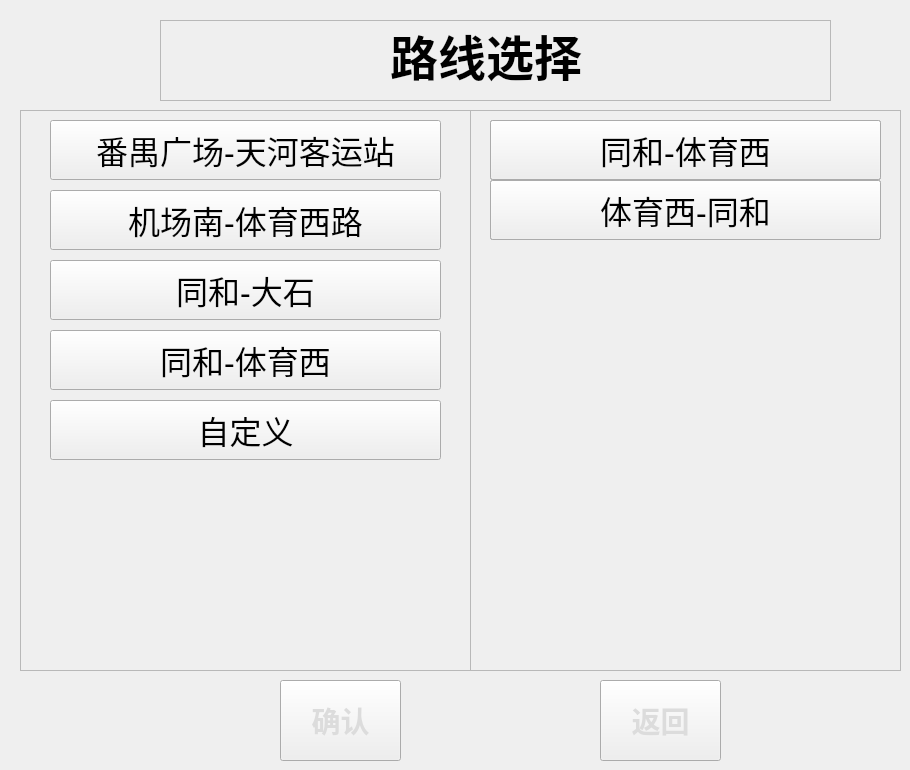
   <widget class="QWidget" name="tab_6">
    <property name="styleSheet">
     <string notr="true">QWidget#tab_6{
	background-color: rgb(173, 181, 178);
}
</string>
    </property>
    <attribute name="title">
     <string>页</string>
    </attribute>
    <widget class="QFrame" name="frame_20">
     <property name="geometry">
      <rect>
       <x>160</x>
       <y>20</y>
       <width>671</width>
       <height>81</height>
      </rect>
     </property>
     <property name="frameShape">
      <enum>QFrame::StyledPanel</enum>
     </property>
     <property name="frameShadow">
      <enum>QFrame::Raised</enum>
     </property>
     <widget class="QLabel" name="label_14">
      <property name="geometry">
       <rect>
        <x>230</x>
        <y>0</y>
        <width>211</width>
        <height>71</height>
       </rect>
      </property>
      <property name="font">
       <font>
        <family>Agency FB</family>
        <pointsize>26</pointsize>
        <weight>75</weight>
        <bold>true</bold>
       </font>
      </property>
      <property name="text">
       <string>&lt;html&gt;&lt;head/&gt;&lt;body&gt;&lt;p&gt;&lt;span style=&quot; font-size:36pt;&quot;&gt;路线选择&lt;/span&gt;&lt;/p&gt;&lt;/body&gt;&lt;/html&gt;</string>
      </property>
     </widget>
    </widget>
    <widget class="QPushButton" name="pushButton_broadcast_back_5">
     <property name="geometry">
      <rect>
       <x>600</x>
       <y>680</y>
       <width>121</width>
       <height>81</height>
      </rect>
     </property>
     <property name="font">
      <font>
       <family>Agency FB</family>
       <pointsize>22</pointsize>
       <weight>75</weight>
       <bold>true</bold>
      </font>
     </property>
     <property name="styleSheet">
      <string notr="true">QPushButton
{
	border-image: url(:/button_normal.png);
	color: rgb(220, 220, 220);
}

QPushButton::pressed
{
	color: rgb(220, 220, 220);
	border-image: url(:/yellow_square.png);
}</string>
     </property>
     <property name="text">
      <string>返回</string>
     </property>
    </widget>
    <widget class="QFrame" name="frame_19">
     <property name="geometry">
      <rect>
       <x>20</x>
       <y>110</y>
       <width>451</width>
       <height>561</height>
      </rect>
     </property>
     <property name="frameShape">
      <enum>QFrame::StyledPanel</enum>
     </property>
     <property name="frameShadow">
      <enum>QFrame::Raised</enum>
     </property>
     <widget class="QPushButton" name="pushButton_choose_line_9">
      <property name="geometry">
       <rect>
        <x>30</x>
        <y>290</y>
        <width>391</width>
        <height>60</height>
       </rect>
      </property>
      <property name="font">
       <font>
        <pointsize>24</pointsize>
       </font>
      </property>
      <property name="text">
       <string>自定义</string>
      </property>
     </widget>
     <widget class="QPushButton" name="pushButton_choose_route_1">
      <property name="geometry">
       <rect>
        <x>30</x>
        <y>10</y>
        <width>391</width>
        <height>60</height>
       </rect>
      </property>
      <property name="font">
       <font>
        <pointsize>24</pointsize>
       </font>
      </property>
      <property name="text">
       <string>番禺广场-天河客运站</string>
      </property>
     </widget>
     <widget class="QPushButton" name="pushButton_choose_route_2">
      <property name="geometry">
       <rect>
        <x>30</x>
        <y>80</y>
        <width>391</width>
        <height>60</height>
       </rect>
      </property>
      <property name="font">
       <font>
        <pointsize>24</pointsize>
       </font>
      </property>
      <property name="text">
       <string>机场南-体育西路</string>
      </property>
     </widget>
     <widget class="QPushButton" name="pushButton_choose_route_3">
      <property name="geometry">
       <rect>
        <x>30</x>
        <y>150</y>
        <width>391</width>
        <height>60</height>
       </rect>
      </property>
      <property name="font">
       <font>
        <pointsize>24</pointsize>
       </font>
      </property>
      <property name="text">
       <string>同和-大石</string>
      </property>
     </widget>
     <widget class="QPushButton" name="pushButton_choose_route_4">
      <property name="geometry">
       <rect>
        <x>30</x>
        <y>220</y>
        <width>391</width>
        <height>60</height>
       </rect>
      </property>
      <property name="font">
       <font>
        <pointsize>24</pointsize>
       </font>
      </property>
      <property name="text">
       <string>同和-体育西</string>
      </property>
     </widget>
    </widget>
    <widget class="QPushButton" name="pushButton_choose_line_affirm">
     <property name="geometry">
      <rect>
       <x>280</x>
       <y>680</y>
       <width>121</width>
       <height>81</height>
      </rect>
     </property>
     <property name="font">
      <font>
       <family>Agency FB</family>
       <pointsize>22</pointsize>
       <weight>75</weight>
       <bold>true</bold>
      </font>
     </property>
     <property name="styleSheet">
      <string notr="true">QPushButton
{
	border-image: url(:/button_normal.png);
	color: rgb(220, 220, 220);
}

QPushButton::pressed
{
	color: rgb(220, 220, 220);
	border-image: url(:/yellow_square.png);
}</string>
     </property>
     <property name="text">
      <string>确认</string>
     </property>
    </widget>
    <widget class="QFrame" name="frame_31">
     <property name="geometry">
      <rect>
       <x>470</x>
       <y>110</y>
       <width>431</width>
       <height>561</height>
      </rect>
     </property>
     <property name="frameShape">
      <enum>QFrame::StyledPanel</enum>
     </property>
     <property name="frameShadow">
      <enum>QFrame::Raised</enum>
     </property>
     <widget class="QPushButton" name="pushButton_choose_line_2">
      <property name="geometry">
       <rect>
        <x>20</x>
        <y>10</y>
        <width>391</width>
        <height>60</height>
       </rect>
      </property>
      <property name="font">
       <font>
        <pointsize>24</pointsize>
       </font>
      </property>
      <property name="text">
       <string>番禺广场-天河客运站</string>
      </property>
     </widget>
     <widget class="QPushButton" name="pushButton_choose_line_1">
      <property name="geometry">
       <rect>
        <x>20</x>
        <y>70</y>
        <width>391</width>
        <height>60</height>
       </rect>
      </property>
      <property name="font">
       <font>
        <pointsize>24</pointsize>
       </font>
      </property>
      <property name="text">
       <string>天河客运站-番禺广场</string>
      </property>
     </widget>
     <widget class="QPushButton" name="pushButton_choose_line_3">
      <property name="geometry">
       <rect>
        <x>20</x>
        <y>10</y>
        <width>391</width>
        <height>60</height>
       </rect>
      </property>
      <property name="font">
       <font>
        <pointsize>24</pointsize>
       </font>
      </property>
      <property name="text">
       <string>机场南-体育西路</string>
      </property>
     </widget>
     <widget class="QPushButton" name="pushButton_choose_line_4">
      <property name="geometry">
       <rect>
        <x>20</x>
        <y>70</y>
        <width>391</width>
        <height>60</height>
       </rect>
      </property>
      <property name="font">
       <font>
        <pointsize>24</pointsize>
       </font>
      </property>
      <property name="text">
       <string>体育西路-机场南</string>
      </property>
     </widget>
     <widget class="QPushButton" name="pushButton_choose_line_5">
      <property name="geometry">
       <rect>
        <x>20</x>
        <y>10</y>
        <width>391</width>
        <height>60</height>
       </rect>
      </property>
      <property name="font">
       <font>
        <pointsize>24</pointsize>
       </font>
      </property>
      <property name="text">
       <string>同和-大石</string>
      </property>
     </widget>
     <widget class="QPushButton" name="pushButton_choose_line_6">
      <property name="geometry">
       <rect>
        <x>20</x>
        <y>70</y>
        <width>391</width>
        <height>60</height>
       </rect>
      </property>
      <property name="font">
       <font>
        <pointsize>24</pointsize>
       </font>
      </property>
      <property name="text">
       <string>大石-同和</string>
      </property>
     </widget>
     <widget class="QPushButton" name="pushButton_choose_line_7">
      <property name="geometry">
       <rect>
        <x>20</x>
        <y>10</y>
        <width>391</width>
        <height>60</height>
       </rect>
      </property>
      <property name="font">
       <font>
        <pointsize>24</pointsize>
       </font>
      </property>
      <property name="text">
       <string>同和-体育西</string>
      </property>
     </widget>
     <widget class="QPushButton" name="pushButton_choose_line_8">
      <property name="geometry">
       <rect>
        <x>20</x>
        <y>70</y>
        <width>391</width>
        <height>60</height>
       </rect>
      </property>
      <property name="font">
       <font>
        <pointsize>24</pointsize>
       </font>
      </property>
      <property name="text">
       <string>体育西-同和</string>
      </property>
     </widget>
    </widget>
   </widget>
